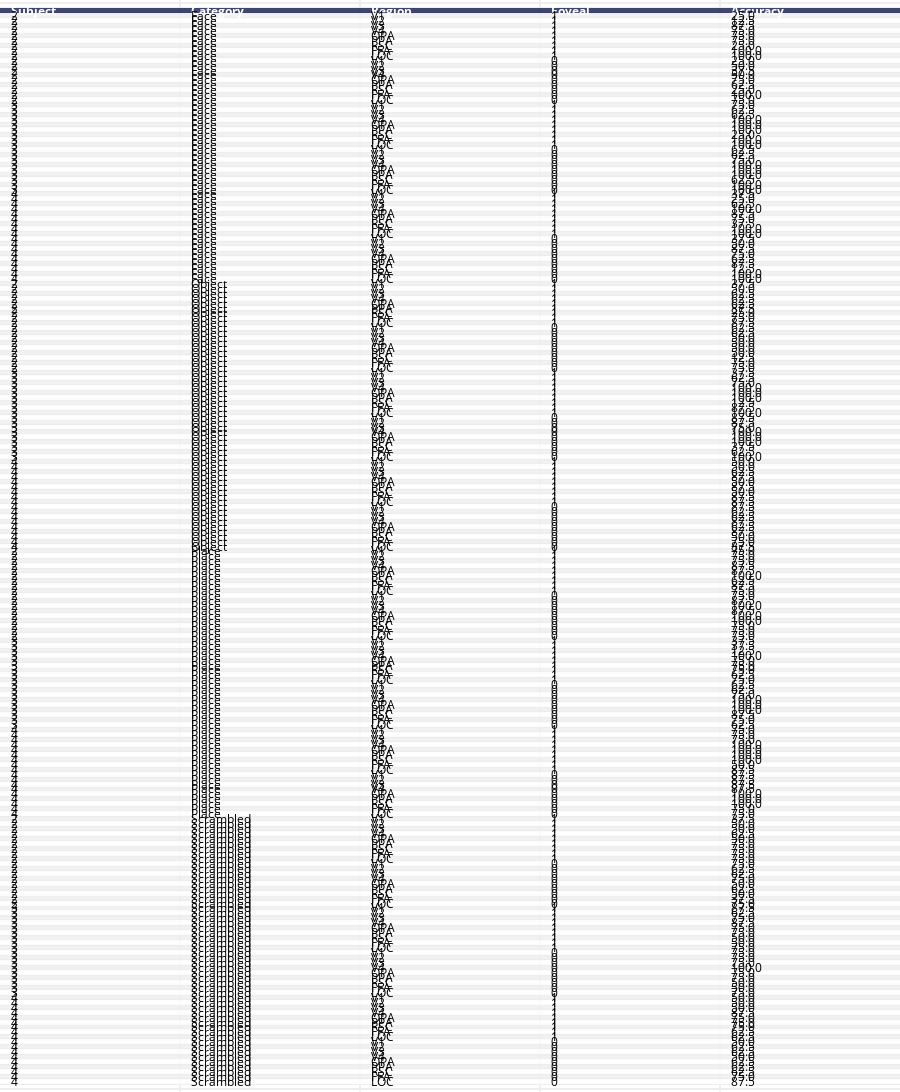

Notebook code for this chart:
### Markdown cell above
## All Subject Data

### Code cell
df = pd.read_csv("http://www.danieljwilson.com/data/Accuracies.csv")

table = ff.create_table(df)
#py.iplot(table, filename='jupyter/table1')

plotly.offline.iplot(table)
